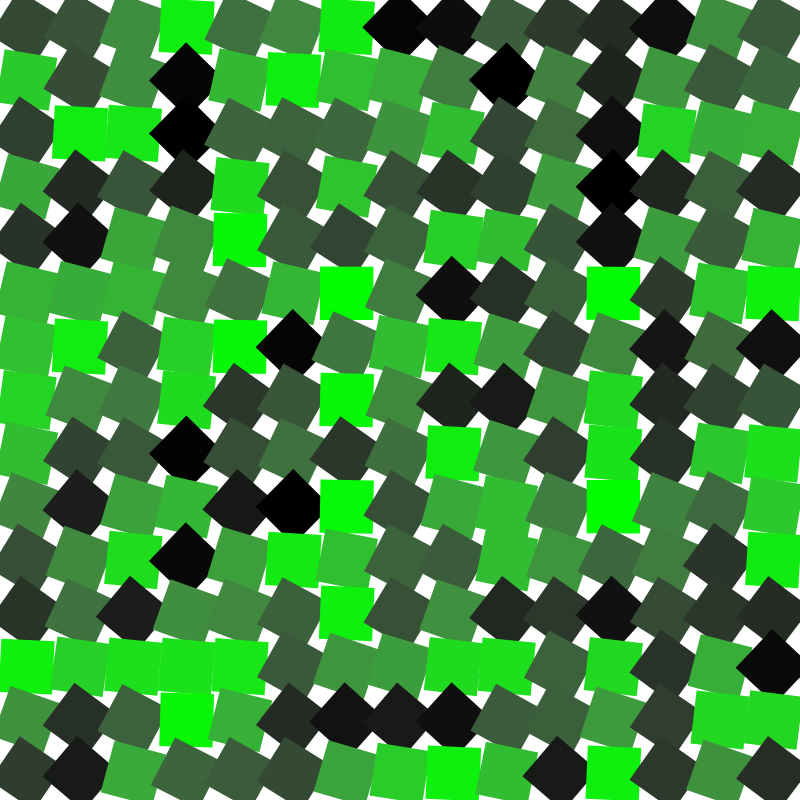
Frame 1 (no input)
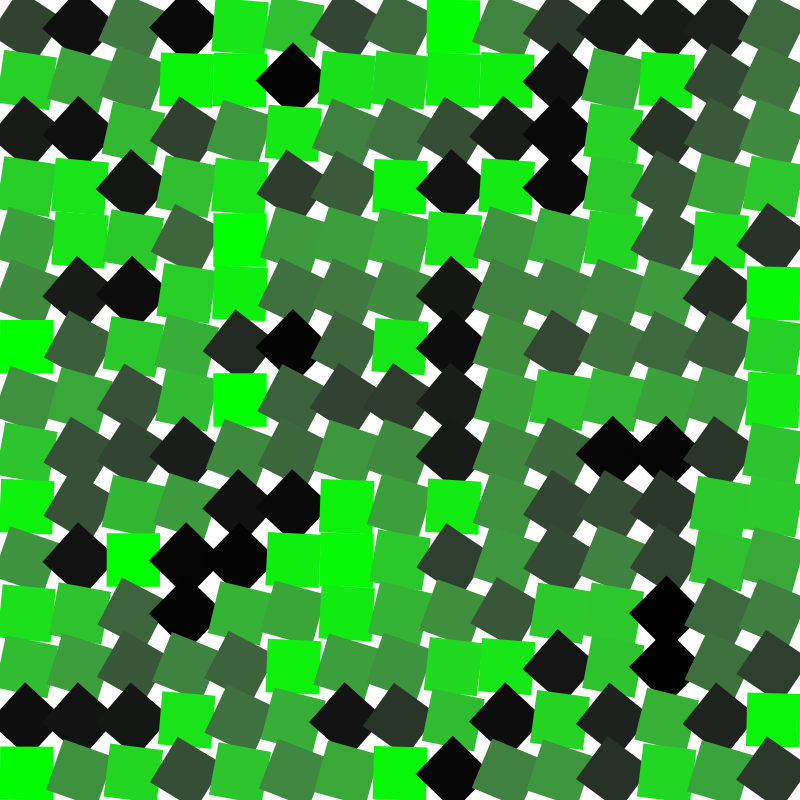
Frame 2 (the mouse pressed at the canvas centre, redrawn once)

The p5.js sketch that drew these frames (run headless with seeded random() and noise() and a simulated clock; the mouse was pressed at the canvas centre and the sketch redrawn once):

// p5.js sketch
// ── sketch.js
const side = 800;
const nb = 15; // nombre de carré par côté
const rap = side / nb; // taille de chaque carré
const rap2 = rap * 0.5; // taille de chaque carré / 2

function setup() {
  createCanvas(side, side);
  colorMode(HSB, 360, 100, 100, 250);
  noLoop();
  angleMode(DEGREES);
}

function draw() {
  background("white");
  // on prend tous les points de la grille
  for (i = 0; i < nb; i++) {
    for (j = 0; j < nb; j++) {
      skwair(i * rap, j * rap);
    }
  }
}

function skwair(x, y) {
  push();
  rand = random();
  translate(x + rap2, y + rap2);
  rotate(rand * 45);
  translate(-x - rap2, -y - rap2);
  fill(120, 100 * (1 - rand), 100 * (1 - rand));
  noStroke();
  rect(x, y, rap);
  pop();
}

// Rotation :
// https://stackoverflow.com/questions/65900807/how-do-i-rotate-a-rectangle-shape-from-a-specific-point-in-p5-js
